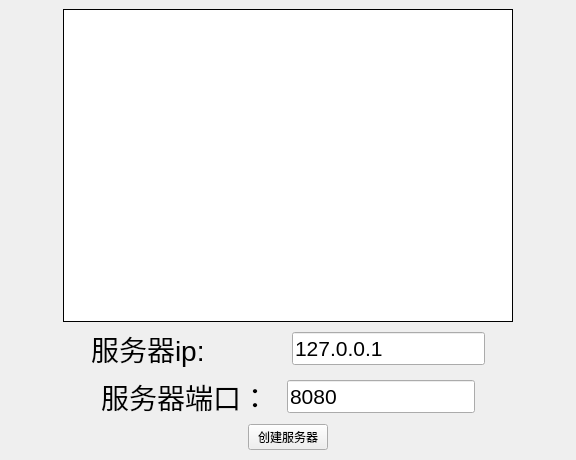
<?xml version="1.0" encoding="UTF-8"?>
<ui version="4.0">
 <class>serverWin</class>
 <widget class="QMainWindow" name="serverWin">
  <property name="geometry">
   <rect>
    <x>0</x>
    <y>0</y>
    <width>576</width>
    <height>460</height>
   </rect>
  </property>
  <property name="windowTitle">
   <string>serverWin</string>
  </property>
  <widget class="QWidget" name="centralwidget">
   <layout class="QVBoxLayout" name="verticalLayout">
    <item>
     <layout class="QHBoxLayout" name="horizontalLayout">
      <item>
       <spacer name="horizontalSpacer">
        <property name="orientation">
         <enum>Qt::Horizontal</enum>
        </property>
        <property name="sizeHint" stdset="0">
         <size>
          <width>40</width>
          <height>20</height>
         </size>
        </property>
       </spacer>
      </item>
      <item>
       <widget class="QListWidget" name="listWidget">
        <property name="sizePolicy">
         <sizepolicy hsizetype="Maximum" vsizetype="Expanding">
          <horstretch>0</horstretch>
          <verstretch>0</verstretch>
         </sizepolicy>
        </property>
        <property name="minimumSize">
         <size>
          <width>450</width>
          <height>300</height>
         </size>
        </property>
        <property name="frameShape">
         <enum>QFrame::Box</enum>
        </property>
        <property name="frameShadow">
         <enum>QFrame::Plain</enum>
        </property>
       </widget>
      </item>
      <item>
       <spacer name="horizontalSpacer_2">
        <property name="orientation">
         <enum>Qt::Horizontal</enum>
        </property>
        <property name="sizeHint" stdset="0">
         <size>
          <width>40</width>
          <height>20</height>
         </size>
        </property>
       </spacer>
      </item>
     </layout>
    </item>
    <item>
     <layout class="QHBoxLayout" name="horizontalLayout_2">
      <item>
       <spacer name="horizontalSpacer_3">
        <property name="orientation">
         <enum>Qt::Horizontal</enum>
        </property>
        <property name="sizeHint" stdset="0">
         <size>
          <width>78</width>
          <height>20</height>
         </size>
        </property>
       </spacer>
      </item>
      <item>
       <widget class="QLabel" name="label_2">
        <property name="font">
         <font>
          <pointsize>21</pointsize>
         </font>
        </property>
        <property name="text">
         <string>服务器ip:</string>
        </property>
       </widget>
      </item>
      <item>
       <spacer name="horizontalSpacer_5">
        <property name="orientation">
         <enum>Qt::Horizontal</enum>
        </property>
        <property name="sizeHint" stdset="0">
         <size>
          <width>28</width>
          <height>20</height>
         </size>
        </property>
       </spacer>
      </item>
      <item>
       <widget class="QLineEdit" name="ipInput">
        <property name="font">
         <font>
          <pointsize>16</pointsize>
         </font>
        </property>
        <property name="text">
         <string>127.0.0.1</string>
        </property>
       </widget>
      </item>
      <item>
       <spacer name="horizontalSpacer_4">
        <property name="orientation">
         <enum>Qt::Horizontal</enum>
        </property>
        <property name="sizeHint" stdset="0">
         <size>
          <width>48</width>
          <height>20</height>
         </size>
        </property>
       </spacer>
      </item>
     </layout>
    </item>
    <item>
     <layout class="QHBoxLayout" name="horizontalLayout_3">
      <item>
       <spacer name="horizontalSpacer_7">
        <property name="orientation">
         <enum>Qt::Horizontal</enum>
        </property>
        <property name="sizeHint" stdset="0">
         <size>
          <width>98</width>
          <height>20</height>
         </size>
        </property>
       </spacer>
      </item>
      <item>
       <widget class="QLabel" name="label">
        <property name="font">
         <font>
          <pointsize>21</pointsize>
         </font>
        </property>
        <property name="text">
         <string>服务器端口：</string>
        </property>
       </widget>
      </item>
      <item>
       <spacer name="horizontalSpacer_6">
        <property name="orientation">
         <enum>Qt::Horizontal</enum>
        </property>
        <property name="sizeHint" stdset="0">
         <size>
          <width>18</width>
          <height>20</height>
         </size>
        </property>
       </spacer>
      </item>
      <item>
       <widget class="QLineEdit" name="portInput">
        <property name="font">
         <font>
          <pointsize>16</pointsize>
         </font>
        </property>
        <property name="text">
         <string>8080</string>
        </property>
       </widget>
      </item>
      <item>
       <spacer name="horizontalSpacer_8">
        <property name="orientation">
         <enum>Qt::Horizontal</enum>
        </property>
        <property name="sizeHint" stdset="0">
         <size>
          <width>98</width>
          <height>20</height>
         </size>
        </property>
       </spacer>
      </item>
     </layout>
    </item>
    <item>
     <layout class="QHBoxLayout" name="horizontalLayout_4">
      <item>
       <spacer name="horizontalSpacer_9">
        <property name="orientation">
         <enum>Qt::Horizontal</enum>
        </property>
        <property name="sizeHint" stdset="0">
         <size>
          <width>158</width>
          <height>20</height>
         </size>
        </property>
       </spacer>
      </item>
      <item>
       <widget class="QPushButton" name="createButton">
        <property name="text">
         <string>创建服务器</string>
        </property>
       </widget>
      </item>
      <item>
       <spacer name="horizontalSpacer_10">
        <property name="orientation">
         <enum>Qt::Horizontal</enum>
        </property>
        <property name="sizeHint" stdset="0">
         <size>
          <width>168</width>
          <height>27</height>
         </size>
        </property>
       </spacer>
      </item>
     </layout>
    </item>
   </layout>
  </widget>
 </widget>
 <resources/>
 <connections/>
</ui>
